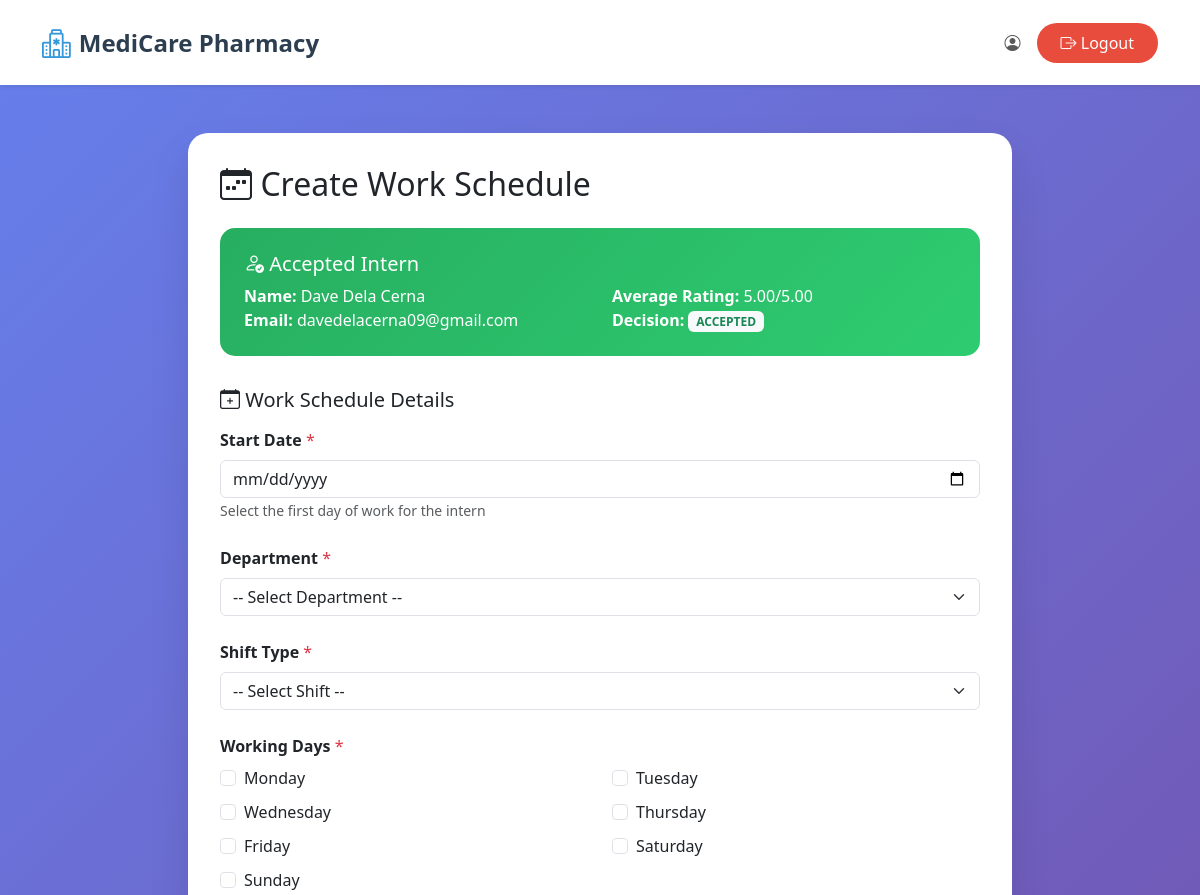
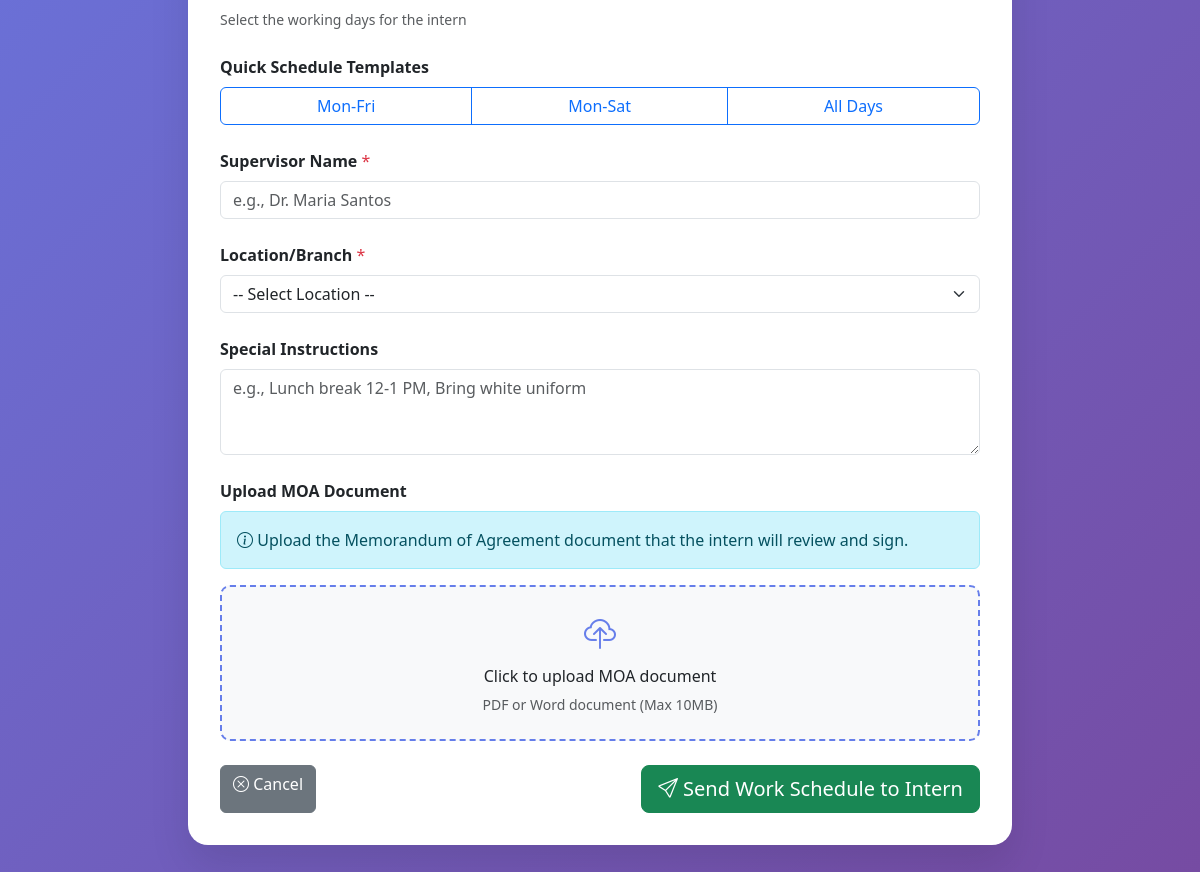
Screenshot of /Users/hr/create_work_schedule.php?evaluation_id=8 (signed in) with the database file from the repository (2 pictures, top to bottom).
### tables this page shows
CREATE TABLE `interview_evaluations` (
  `id` int(11) NOT NULL,
  `interview_assignment_id` int(11) NOT NULL,
  `user_id` int(11) NOT NULL,
  `evaluated_by` int(11) NOT NULL,
  `education_rating` int(11) DEFAULT NULL CHECK (`education_rating` between 1 and 5),
  `education_comments` text DEFAULT NULL,
  `training_rating` int(11) DEFAULT NULL CHECK (`training_rating` between 1 and 5),
  `training_comments` text DEFAULT NULL,
  `work_experience_rating` int(11) DEFAULT NULL CHECK (`work_experience_rating` between 1 and 5),
  `work_experience_comments` text DEFAULT NULL,
  `company_knowledge_rating` int(11) DEFAULT NULL CHECK (`company_knowledge_rating` between 1 and 5),
  `company_knowledge_comments` text DEFAULT NULL,
  `technical_skills_rating` int(11) DEFAULT NULL CHECK (`technical_skills_rating` between 1 and 5),
  `technical_skills_comments` text DEFAULT NULL,
  `multitasking_skills_rating` int(11) DEFAULT NULL CHECK (`multitasking_skills_rating` between 1 and 5),
  `multitasking_skills_comments` text DEFAULT NULL,
  `communication_skills_rating` int(11) DEFAULT NULL CHECK (`communication_skills_rating` between 1 and 5),
  `communication_skills_comments` text DEFAULT NULL,
  `teamwork_rating` int(11) DEFAULT NULL CHECK (`teamwork_rating` between 1 and 5),
  `teamwork_comments` text DEFAULT NULL,
  `stress_tolerance_rating` int(11) DEFAULT NULL CHECK (`stress_tolerance_rating` between 1 and 5),
  `stress_tolerance_comments` text DEFAULT NULL,
  `culture_fit_rating` int(11) DEFAULT NULL CHECK (`culture_fit_rating` between 1 and 5),
  `culture_fit_comments` text DEFAULT NULL,
  `average_rating` decimal(3,2) DEFAULT NULL,
  `overall_evaluation` text DEFAULT NULL,
  `final_decision` enum('pending','accepted','rejected') DEFAULT 'pending',
  `work_schedule_sent` tinyint(1) DEFAULT 0,
  `work_start_date` date DEFAULT NULL,
  `work_schedule_details` text DEFAULT NULL,
  `created_at` timestamp NOT NULL DEFAULT current_timestamp(),
  `updated_at` timestamp NOT NULL DEFAULT current_timestamp() ON UPDATE current_timestamp()
);

CREATE TABLE `internship_records` (
  `id` int(11) NOT NULL,
  `user_id` int(11) NOT NULL,
  `first_name` varchar(255) NOT NULL,
  `last_name` varchar(255) NOT NULL,
  `date_of_birth` date DEFAULT NULL,
  `is_enrolled_higher_ed` tinyint(1) DEFAULT 0,
  `higher_ed_institution` varchar(255) DEFAULT NULL,
  `enrollment_certificate_path` varchar(255) DEFAULT NULL,
  `enrollment_certificate_status` enum('pending','valid','invalid') DEFAULT 'pending',
  `enrollment_certificate_remarks` text DEFAULT NULL,
  `is_enrolled_internship_subject` tinyint(1) DEFAULT 0,
  `is_at_least_18` tinyint(1) DEFAULT 0,
  `has_passed_pre_internship` tinyint(1) DEFAULT 0,
  `recommendation_letter_path` varchar(255) DEFAULT NULL,
  `recommendation_letter_status` enum('pending','valid','invalid') DEFAULT 'pending',
  `recommendation_letter_remarks` text DEFAULT NULL,
  `medical_certificate_submitted` tinyint(1) DEFAULT 0,
  `medical_certificate_path` varchar(255) DEFAULT NULL,
  `medical_certificate_status` enum('pending','valid','invalid') DEFAULT 'pending',
  `medical_certificate_remarks` text DEFAULT NULL,
  `parental_consent_submitted` tinyint(1) DEFAULT 0,
  `parental_consent_path` varchar(255) DEFAULT NULL,
  `parental_consent_status` enum('pending','valid','invalid') DEFAULT 'pending',
  `parental_consent_remarks` text DEFAULT NULL,
  `is_eligible` tinyint(1) DEFAULT 0,
  `application_status` enum('pending','submitted','under_review','approved','rejected') DEFAULT 'pending',
  `internship_start_date` date DEFAULT NULL,
  `internship_duration` varchar(100) DEFAULT NULL,
  `working_days` varchar(100) DEFAULT NULL,
  `working_hours` varchar(100) DEFAULT NULL,
  `special_instructions` text DEFAULT NULL,
  `pharmacy_name` varchar(255) DEFAULT NULL,
  `pharmacy_address` text DEFAULT NULL,
  `contact_person` varchar(255) DEFAULT NULL,
  `contact_number` varchar(50) DEFAULT NULL,
  `contact_email` varchar(255) DEFAULT NULL,
  `schedule_sent` tinyint(1) DEFAULT 0,
  `interview_scheduled` tinyint(1) DEFAULT 0,
  `interview_date` date DEFAULT NULL,
  `interview_time` time DEFAULT NULL,
  `interview_type` enum('personal','online') DEFAULT NULL,
  `interview_location` varchar(500) DEFAULT NULL,
  `interview_meeting_link` varchar(500) DEFAULT NULL,
  `interview_notes` text DEFAULT NULL,
  `created_at` timestamp NOT NULL DEFAULT current_timestamp(),
  `updated_at` timestamp NOT NULL DEFAULT current_timestamp() ON UPDATE current_timestamp()
);

CREATE TABLE `users` (
  `id` int(11) NOT NULL,
  `first_name` varchar(50) NOT NULL,
  `middle_name` varchar(50) DEFAULT NULL,
  `last_name` varchar(50) NOT NULL,
  `birth_date` date DEFAULT NULL,
  `phone_number` varchar(20) NOT NULL,
  `email` varchar(100) NOT NULL,
  `password` varchar(255) NOT NULL,
  `role_id` int(11) NOT NULL DEFAULT 4,
  `is_active` tinyint(1) NOT NULL DEFAULT 1,
  `created_at` timestamp NOT NULL DEFAULT current_timestamp(),
  `updated_at` timestamp NOT NULL DEFAULT current_timestamp() ON UPDATE current_timestamp()
);

### Users/hr/create_work_schedule.php (the view, shortened to what the rows shown need)
<?php
require_once '../../config.php';
$evaluation_id = $_GET['evaluation_id'] ?? null;
$eval_sql = "SELECT ie.*, ir.first_name, ir.last_name, u.email, ia.user_id as intern_user_id
             FROM interview_evaluations ie
             JOIN interview_assignments ia ON ie.interview_assignment_id = ia.id
             JOIN internship_records ir ON ie.user_id = ir.user_id
             JOIN users u ON ie.user_id = u.id
             WHERE ie.id = ?";
$eval_stmt = $conn->prepare($eval_sql);
$eval_stmt->bind_param("i", $evaluation_id);
$eval_stmt->execute();
$evaluation = $eval_stmt->get_result()->fetch_assoc();
$success = '';
?>
<!DOCTYPE html>
<html lang="en">
<head>
    <link href="https://cdn.jsdelivr.net/npm/bootstrap@5.3.0/dist/css/bootstrap.min.css" rel="stylesheet">
    <link rel="stylesheet" href="https://cdn.jsdelivr.net/npm/bootstrap-icons@1.11.0/font/bootstrap-icons.css">
    <link rel="stylesheet" href="../../style.css">
</head>
<body>
    <div class="schedule-container">
        <div class="container d-flex justify-content-center">
            <div class="schedule-card">
                <h2 class="mb-4">
                    <i class="bi bi-calendar-week"></i> Create Work Schedule
                </h2>
                <?php if ($success): ?>
                    <div class="alert alert-success alert-dismissible fade show">
                        <i class="bi bi-check-circle"></i> <?php echo $success; ?>
                        <button type="button" class="btn-close" data-bs-dismiss="alert"></button>
                    </div>
                    <div class="text-center mt-3">
                        <a href="evaluate_interview.php" class="btn btn-primary">
                            <i class="bi bi-arrow-left"></i> Back to Evaluations
                        </a>
                    </div>
                <?php else: ?>
                <div class="intern-info">
                    <h5><i class="bi bi-person-check"></i> Accepted Intern</h5>
                    <div class="row">
                        <div class="col-md-6">
                            <strong>Name:</strong> <?php echo htmlspecialchars($evaluation['first_name'] . ' ' . $evaluation['last_name']); ?><br>
                            <strong>Email:</strong> <?php echo htmlspecialchars($evaluation['email']); ?>
                        </div>
                        <div class="col-md-6">
                            <strong>Average Rating:</strong> <?php echo number_format($evaluation['average_rating'], 2); ?>/5.00<br>
                            <strong>Decision:</strong> <span class="badge bg-light text-success">ACCEPTED</span>
                        </div>
                    </div>
                </div>
                <form method="POST" enctype="multipart/form-data">
                    <h5 class="mb-3"><i class="bi bi-calendar-plus"></i> Work Schedule Details</h5>
                    <div class="mb-4">
                        <label class="form-label"><strong>Start Date</strong> <span class="text-danger">*</span></label>
                        <input type="date" class="form-control" name="work_start_date" required
                               min="<?php echo date('Y-m-d'); ?>">
                        <small class="text-muted">Select the first day of work for the intern</small>
                    </div>
                    <div class="mb-4">
                        <label class="form-label"><strong>Department</strong> <span class="text-danger">*</span></label>
                        <select class="form-select" name="department" id="department" required>
                            <option value="">-- Select Department --</option>
                        </select>
                    </div>
                    <div class="mb-4">
                        <label class="form-label"><strong>Shift Type</strong> <span class="text-danger">*</span></label>
                        <select class="form-select" name="shift_type" id="shiftType" required onchange="updateSchedulePreview()">
                            <option value="">-- Select Shift --</option>
                        </select>
                    </div>
                    <div class="mb-4">
                        <label class="form-label"><strong>Working Days</strong> <span class="text-danger">*</span></label>
                        <div class="row">
                            <div class="col-md-6 mb-2">
                                <div class="form-check">
                                    <input class="form-check-input" type="checkbox" name="working_days[]" value="Monday" id="monday" onchange="updateSchedulePreview()">
                                    <label class="form-check-label" for="monday">Monday</label>
                                </div>
                            </div>
                            <div class="col-md-6 mb-2">
                                <div class="form-check">
                                    <input class="form-check-input" type="checkbox" name="working_days[]" value="Tuesday" id="tuesday" onchange="updateSchedulePreview()">
                                    <label class="form-check-label" for="tuesday">Tuesday</label>
                                </div>
                            </div>
                            <div class="col-md-6 mb-2">
                                <div class="form-check">
                                    <input class="form-check-input" type="checkbox" name="working_days[]" value="Wednesday" id="wednesday" onchange="updateSchedulePreview()">
                                    <label class="form-check-label" for="wednesday">Wednesday</label>
                                </div>
                            </div>
                            <div class="col-md-6 mb-2">
                                <div class="form-check">
                                    <input class="form-check-input" type="checkbox" name="working_days[]" value="Thursday" id="thursday" onchange="updateSchedulePreview()">
                                    <label class="form-check-label" for="thursday">Thursday</label>
                                </div>
                            </div>
                            <div class="col-md-6 mb-2">
                                <div class="form-check">
                                    <input class="form-check-input" type="checkbox" name="working_days[]" value="Friday" id="friday" onchange="updateSchedulePreview()">
                                    <label class="form-check-label" for="friday">Friday</label>
                                </div>
                            </div>
                            <div class="col-md-6 mb-2">
                                <div class="form-check">
                                    <input class="form-check-input" type="checkbox" name="working_days[]" value="Saturday" id="saturday" onchange="updateSchedulePreview()">
                                    <label class="form-check-label" for="saturday">Saturday</label>
                                </div>
                            </div>
                            <div class="col-md-6 mb-2">
                                <div class="form-check">
                                    <input class="form-check-input" type="checkbox" name="working_days[]" value="Sunday" id="sunday" onchange="updateSchedulePreview()">
                                    <label class="form-check-label" for="sunday">Sunday</label>
                                </div>
                            </div>
                        </div>
                        <small class="text-muted">Select the working days for the intern</small>
                    </div>
                    <div class="mb-4">
                        <label class="form-label"><strong>Quick Schedule Templates</strong></label>
                        <div class="btn-group w-100" role="group">
                            <button type="button" class="btn btn-outline-primary" onclick="applyTemplate('weekdays')">
                                Mon-Fri
                            </button>
                            <button type="button" class="btn btn-outline-primary" onclick="applyTemplate('weekdays_sat')">
                                Mon-Sat
                            </button>
                            <button type="button" class="btn btn-outline-primary" onclick="applyTemplate('all_days')">
                                All Days
                            </button>
                        </div>
                    </div>
                    <div class="mb-4">
                        <label class="form-label"><strong>Supervisor Name</strong> <span class="text-danger">*</span></label>
                        <input type="text" class="form-control" name="supervisor" required
                               placeholder="e.g., Dr. Maria Santos">
                    </div>
                    <div class="mb-4">
                        <label class="form-label"><strong>Location/Branch</strong> <span class="text-danger">*</span></label>
                        <select class="form-select" name="location" required>
                            <option value="">-- Select Location --</option>
                        </select>
                    </div>
                    <div class="mb-4">
                        <label class="form-label"><strong>Special Instructions</strong></label>
                        <textarea class="form-control" name="special_instructions" rows="3"
                                  placeholder="e.g., Lunch break 12-1 PM, Bring white uniform"></textarea>
                    </div>
                    <div class="mb-4">
                        <label class="form-label"><strong>Upload MOA Document</strong></label>
                        <div class="alert alert-info">
                            <i class="bi bi-info-circle"></i>
                            Upload the Memorandum of Agreement document that the intern will review and sign.
                        </div>
                        <div class="file-upload-area mb-2" onclick="document.getElementById('moa_document').click()" style="border: 2px dashed #667eea; border-radius: 10px; padding: 1.5rem; text-align: center; background: #f8f9fa; cursor: pointer; transition: all 0.3s;">
                            <i class="bi bi-cloud-upload" style="font-size: 2rem; color: #667eea;"></i>
                            <h6 class="mt-2">Click to upload MOA document</h6>
                            <p class="text-muted mb-0 small">PDF or Word document (Max 10MB)</p>
                        </div>
                    </div>
                    <div class="d-flex justify-content-between mt-4">
                        <a href="evaluate_interview.php" class="btn btn-secondary">
                            <i class="bi bi-x-circle"></i> Cancel
                        </a>
                        <button type="submit" class="btn btn-success btn-lg" onclick="return validateAndSubmit()">
                            <i class="bi bi-send"></i> Send Work Schedule to Intern
                        </button>
                    </div>
                </form>
                <?php endif; ?>
            </div>
        </div>
    </div>
</body>
</html>

### rows the page displays
interview_evaluations: internship_records.first_name+last_name "Dave Dela Cerna", user.email "davedelacerna09@gmail.com", average_rating "5.00"
